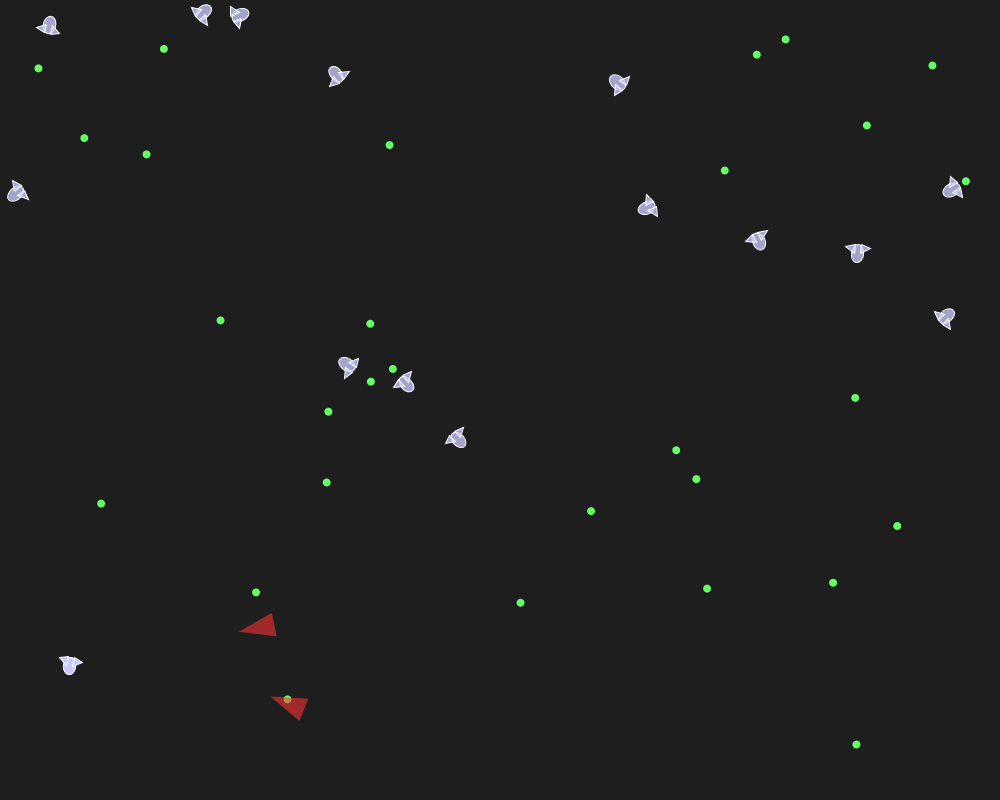
Frame 1 (no input)
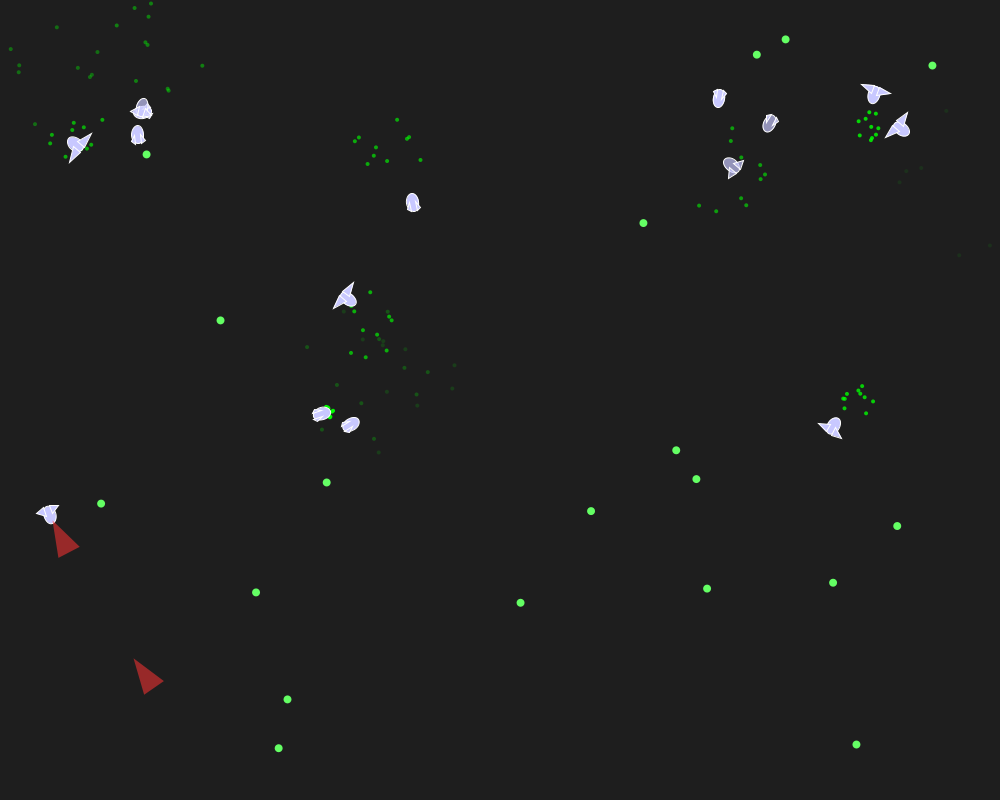
Frame 60 (the mouse pressed at the canvas centre just before this capture)
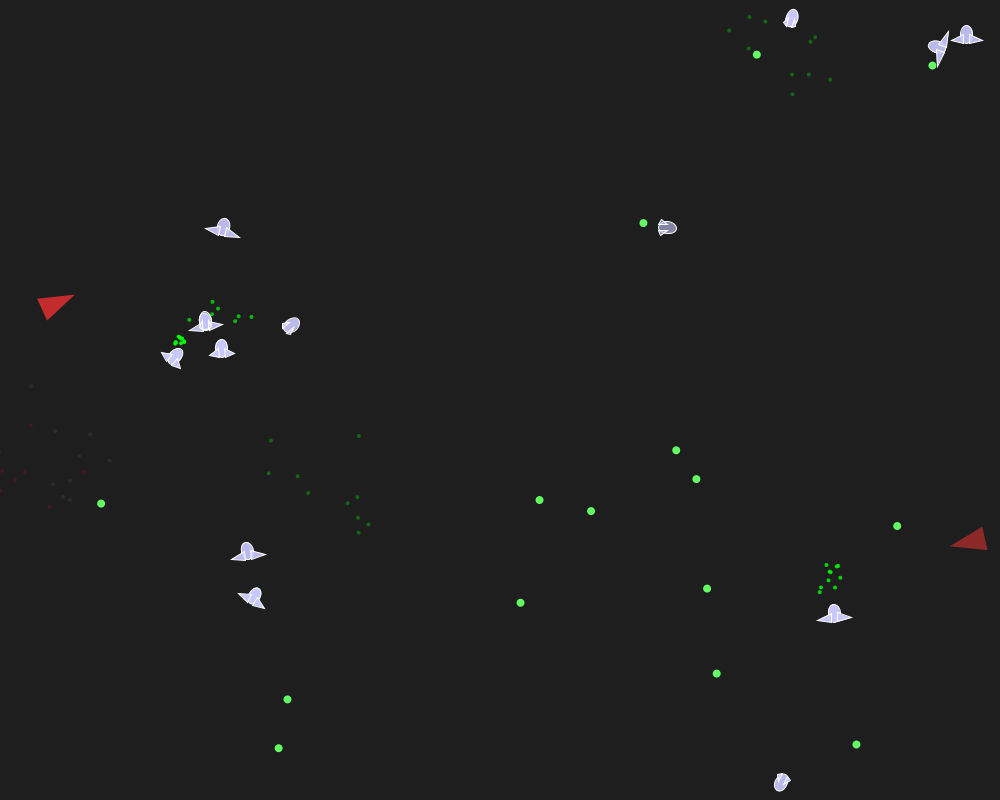
Frame 120 (the mouse held since frame 60 and released just before this capture)

The Processing sketch that drew these frames (run headless with seeded random() and noise(); from frame 60 on, the mouse is pressed at the canvas centre):

// Processing sketch: lab4
// ── lab4.pde
import java.util.Iterator;

// --- global variables ---
ArrayList<Creature> population;
ArrayList<Food> foodSource;
ArrayList<ParticleSystem> systems;

void setup() {
  size(1000, 800); // (1000 width, 800 height for the window size)
  
  population = new ArrayList<Creature>();
  foodSource = new ArrayList<Food>();
  systems = new ArrayList<ParticleSystem>();
  
  // spawn initial prey 
  for (int i = 0; i < 15; i++) { // (15 is the starting number of seeker bugs)
    population.add(new Seeker(random(width), random(height)));
  }
  
  // spawn initial predators
  for (int i = 0; i < 2; i++) { // (2 is the starting number of hunters)
    population.add(new Hunter(random(width), random(height)));
  }
  
  // spawn initial food
  for (int i = 0; i < 30; i++) { // (30 is the amount of food pellets to start with)
    foodSource.add(new Food());
  }
}

void draw() {
  background(30); // (30 is a dark grey color for the background)
  
  // 1. manage food
  // randomly spawn new food occasionally
  if (random(1) < 0.05) { // (0.05 is a 5% chance every frame to spawn a new food item)
    foodSource.add(new Food());
  }
  for (Food f : foodSource) {
    f.display();
  }
  
  // 2. manage particle systems (visual fx)
  Iterator<ParticleSystem> psIt = systems.iterator();
  while (psIt.hasNext()) {
    ParticleSystem ps = psIt.next();
    ps.run();
    if (ps.isDead()) {
      psIt.remove(); // (removes the system from the list if all particles are gone)
    }
  }

  // temporary list to hold new babies born this frame
  // this prevents concurrentmodificationexception
  ArrayList<Creature> born = new ArrayList<Creature>();

  // 3. manage creatures (polymorphism in action)
  Iterator<Creature> it = population.iterator();
  while (it.hasNext()) {
    Creature c = it.next();
    
    // --- behaviors ---
    c.behave(foodSource, population);
    c.update();
    c.display();
    
    // --- reproduction ---
    // if healthy enough, small chance to reproduce
    // (200 is the health threshold needed to have a baby)
    // (0.005 is a 0.5% chance per frame to reproduce if healthy enough)
    if (c.health > 200 && random(1) < 0.005) {
      // create a copy and add to the temp 'born' list
      born.add(c.cloneCreature()); 
      c.health -= 50; // (50 is the energy cost to the parent for having a baby)
    }
    
    // --- death ---
    if (c.isDead()) {
      it.remove(); // safe removal via iterator
      // add a death particle effect
      // (100 is a grey color for the death cloud)
      systems.add(new ParticleSystem(c.location, color(100))); 
    }
  }
  
  // add all the babies to the main population now that the loop is done
  population.addAll(born);
}

// ==========================================
// class hierarchy
// ==========================================

// --- base class: creature ---
abstract class Creature {
  PVector location;
  PVector velocity;
  PVector acceleration;
  float maxForce;
  float maxSpeed;
  float r; // radius size of the creature
  float health;
  
  Creature(float x, float y) {
    location = new PVector(x, y);
    velocity = new PVector(0, 0);
    acceleration = new PVector(0, 0);
    health = 100; // (100 is the starting health for all creatures)
  }
  
  // standard euler integration
  void update() {
    velocity.add(acceleration);
    velocity.limit(maxSpeed); // (caps the velocity so they dont move too fast)
    location.add(velocity);
    acceleration.mult(0); // reset accel for the next frame
    
    // health decays over time (metabolism)
    health -= 0.2; // (0.2 is the amount of health lost every single frame just by existing)
    
    borders();
  }
  
  void applyForce(PVector force) {
    // f = m * a (assuming mass = 1 for simplicity)
    acceleration.add(force);
  }
  
  // wraparound borders
  void borders() {
    // (checks if x is less than negative radius to wrap to the right side)
    if (location.x < -r) location.x = width+r;
    if (location.y < -r) location.y = height+r;
    if (location.x > width+r) location.x = -r;
    if (location.y > height+r) location.y = -r;
  }
  
  // reynolds steering formula: steer = desired - velocity
  PVector seek(PVector target) {
    PVector desired = PVector.sub(target, location);
    desired.setMag(maxSpeed);
    PVector steer = PVector.sub(desired, velocity);
    steer.limit(maxForce); // (limits how sharp the turn can be)
    return steer;
  }
  
  boolean isDead() {
    return (health <= 0); // (returns true if health drops to zero or below)
  }
  
  // abstract methods forcing subclasses to implement specific logic
  abstract void display();
  abstract void behave(ArrayList<Food> food, ArrayList<Creature> others);
  abstract Creature cloneCreature();
}

// --- subclass 1: seeker (the "bug" with oscillating wings) ---
class Seeker extends Creature {
  float wingAngle = 0;
  
  Seeker(float x, float y) {
    super(x, y);
    maxSpeed = 4; // (4 pixels per frame is the top speed)
    maxForce = 0.1; // (0.1 is the turning ability/agility)
    r = 6; // (6 pixels is the radius of the body)
    health = 100;
  }
  
  void behave(ArrayList<Food> food, ArrayList<Creature> others) {
    // 1. find food
    PVector steer = new PVector(0,0);
    float closestDist = Float.MAX_VALUE;
    Food closestFood = null;
    
    // find closest food
    for (int i = food.size()-1; i >= 0; i--) {
      Food f = food.get(i);
      float d = PVector.dist(location, f.location);
      
      // eat if close enough
      if (d < r + f.r) { // (checks if the circles overlap)
        health += 40; // (40 is the health gained by eating one food pellet)
        // (color(0, 255, 0) is green for the particle burst)
        systems.add(new ParticleSystem(f.location, color(0, 255, 0))); 
        food.remove(i);
      } else if (d < closestDist) {
        closestDist = d;
        closestFood = f;
      }
    }
    
    // seek closest food
    if (closestFood != null) {
      steer = seek(closestFood.location);
      applyForce(steer);
    }
    
    // 2. avoid predators (separate logic)
    for (Creature c : others) {
      if (c instanceof Hunter) {
        float d = PVector.dist(location, c.location);
        if (d < 100) { // (100 pixels is the danger zone radius)
          PVector flee = PVector.sub(location, c.location);
          flee.setMag(maxSpeed * 2); // (multiplies speed by 2 to sprint away in panic)
          PVector fleeSteer = PVector.sub(flee, velocity);
          fleeSteer.limit(maxForce * 2);
          applyForce(fleeSteer);
        }
      }
    }
  }

  void display() {
    // oscillation logic: speed determines flapping rate
    // if moving fast, flap fast. if stopped, wings rest.
    float flapSpeed = velocity.mag() * 0.2; // (0.2 scales the flap speed relative to movement speed)
    wingAngle += flapSpeed; 
    
    pushMatrix();
    translate(location.x, location.y);
    rotate(velocity.heading() + PI/2); // (rotate canvas to face the direction of movement)
    
    // (health * 2 controls the alpha transparency, so they fade out as they die)
    fill(200, 200, 255, health * 2); 
    stroke(255);
    
    // draw body
    ellipse(0, 0, r*2, r*3);
    
    // draw oscillating wings
    // we use sin(wingAngle) to make them flap in and out
    // (map converts the sine wave -1 to 1 into pixel wing extension values)
    float wingExt = map(sin(wingAngle), -1, 1, r, r*3);
    
    // left wing
    triangle(-r/2, 0, -wingExt, -r, -r/2, -r*1.5);
    // right wing
    triangle(r/2, 0, wingExt, -r, r/2, -r*1.5);
    
    popMatrix();
  }
  
  Creature cloneCreature() {
    return new Seeker(location.x, location.y);
  }
}

// --- subclass 2: hunter (the predator) ---
class Hunter extends Creature {
  
  Hunter(float x, float y) {
    super(x, y);
    maxSpeed = 5; // (5 pixels per frame, faster than the seeker prey)
    maxForce = 0.2; // (0.2 turning force, slightly more agile)
    r = 12; // (12 pixel radius, bigger than prey)
    health = 150; // (starts with 150 health, stronger than prey)
  }
  
  void behave(ArrayList<Food> food, ArrayList<Creature> others) {
    float closestDist = Float.MAX_VALUE;
    Creature target = null;
    
    // look for prey
    for (Creature c : others) {
      if (c instanceof Seeker) {
        float d = PVector.dist(location, c.location);
        
        // eat prey
        if (d < r + c.r) {
          health += 60; // (60 health gained for eating a bug)
          c.health = -1; // (sets prey health to -1 to kill it instantly)
          // (color(255, 0, 0) is red for the blood particle effect)
          systems.add(new ParticleSystem(c.location, color(255, 0, 0))); 
        } else if (d < 200 && d < closestDist) { // (200 pixels is the vision radius)
          closestDist = d;
          target = c;
        }
      }
    }
    
    if (target != null) {
      applyForce(seek(target.location));
    } else {
      // if no prey visible, wander randomly
      PVector wander = PVector.random2D(); 
      wander.mult(0.5); // (0.5 force for wandering gently)
      applyForce(wander);
    }
  }
  
  void display() {
    pushMatrix();
    translate(location.x, location.y);
    rotate(velocity.heading() + PI/2);
    
    fill(255, 50, 50, health); // (alpha is tied to health)
    noStroke();
    
    // triangle shape for predator
    beginShape();
    vertex(0, -r*2);
    vertex(-r, r);
    vertex(r, r);
    endShape(CLOSE);
    
    popMatrix();
  }
  
  Creature cloneCreature() {
    return new Hunter(location.x, location.y);
  }
}

// --- environment: food ---
class Food {
  PVector location;
  float r;
  
  Food() {
    location = new PVector(random(width), random(height));
    r = 4; // (4 pixel radius for the food dot)
  }
  
  void display() {
    fill(100, 255, 100); // (bright green color)
    noStroke();
    ellipse(location.x, location.y, r*2, r*2);
  }
}

// --- particle system (for eating effects) ---
class ParticleSystem {
  ArrayList<Particle> particles;
  PVector origin;
  
  ParticleSystem(PVector location, int c) {
    origin = location.copy();
    particles = new ArrayList<Particle>();
    // spawn a burst
    for (int i = 0; i < 10; i++) { // (10 particles created per burst)
      particles.add(new Particle(origin, c));
    }
  }
  
  void run() {
    Iterator<Particle> it = particles.iterator();
    while (it.hasNext()) {
      Particle p = it.next();
      p.run();
      if (p.isDead()) {
        it.remove();
      }
    }
  }
  
  boolean isDead() {
    return particles.isEmpty();
  }
}

class Particle {
  PVector loc;
  PVector vel;
  float lifespan;
  int col;
  
  Particle(PVector l, int c) {
    loc = l.copy();
    vel = PVector.random2D();
    vel.mult(random(0.5, 2)); // (random speed between 0.5 and 2)
    lifespan = 255.0; // (255 is the starting opacity)
    col = c;
  }
  
  void run() {
    loc.add(vel);
    lifespan -= 5.0; // (5.0 is the fade out speed per frame)
    
    noStroke();
    fill(red(col), green(col), blue(col), lifespan);
    ellipse(loc.x, loc.y, 4, 4);
  }
  
  boolean isDead() {
    return lifespan < 0; // (checks if the particle has faded out completely)
  }
}
